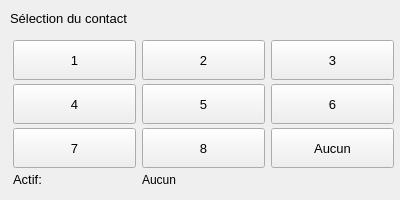
<?xml version="1.0" encoding="UTF-8"?>
<ui version="4.0">
 <class>ContactSelectWidget</class>
 <widget class="QFrame" name="ContactSelectWidget">
  <property name="geometry">
   <rect>
    <x>0</x>
    <y>0</y>
    <width>400</width>
    <height>200</height>
   </rect>
  </property>
  <property name="windowTitle">
   <string>Form</string>
  </property>
  <property name="frameShape">
   <enum>QFrame::NoFrame</enum>
  </property>
  <widget class="QLabel" name="label">
   <property name="geometry">
    <rect>
     <x>10</x>
     <y>10</y>
     <width>117</width>
     <height>17</height>
    </rect>
   </property>
   <property name="sizePolicy">
    <sizepolicy hsizetype="Minimum" vsizetype="Fixed">
     <horstretch>0</horstretch>
     <verstretch>0</verstretch>
    </sizepolicy>
   </property>
   <property name="font">
    <font>
     <pointsize>10</pointsize>
    </font>
   </property>
   <property name="text">
    <string>Sélection du contact</string>
   </property>
  </widget>
  <widget class="QWidget" name="layoutWidget">
   <property name="geometry">
    <rect>
     <x>3</x>
     <y>28</y>
     <width>401</width>
     <height>171</height>
    </rect>
   </property>
   <layout class="QGridLayout" name="gridLayout">
    <property name="leftMargin">
     <number>10</number>
    </property>
    <property name="topMargin">
     <number>10</number>
    </property>
    <property name="rightMargin">
     <number>10</number>
    </property>
    <property name="bottomMargin">
     <number>10</number>
    </property>
    <property name="verticalSpacing">
     <number>2</number>
    </property>
    <item row="0" column="0">
     <widget class="QPushButton" name="contact1PB">
      <property name="sizePolicy">
       <sizepolicy hsizetype="MinimumExpanding" vsizetype="Fixed">
        <horstretch>0</horstretch>
        <verstretch>0</verstretch>
       </sizepolicy>
      </property>
      <property name="minimumSize">
       <size>
        <width>70</width>
        <height>40</height>
       </size>
      </property>
      <property name="font">
       <font>
        <pointsize>10</pointsize>
       </font>
      </property>
      <property name="text">
       <string>1</string>
      </property>
     </widget>
    </item>
    <item row="0" column="1">
     <widget class="QPushButton" name="contact2PB">
      <property name="sizePolicy">
       <sizepolicy hsizetype="MinimumExpanding" vsizetype="Fixed">
        <horstretch>0</horstretch>
        <verstretch>0</verstretch>
       </sizepolicy>
      </property>
      <property name="minimumSize">
       <size>
        <width>70</width>
        <height>40</height>
       </size>
      </property>
      <property name="font">
       <font>
        <pointsize>10</pointsize>
       </font>
      </property>
      <property name="text">
       <string>2</string>
      </property>
     </widget>
    </item>
    <item row="0" column="2">
     <widget class="QPushButton" name="contact3PB">
      <property name="sizePolicy">
       <sizepolicy hsizetype="MinimumExpanding" vsizetype="Fixed">
        <horstretch>0</horstretch>
        <verstretch>0</verstretch>
       </sizepolicy>
      </property>
      <property name="minimumSize">
       <size>
        <width>70</width>
        <height>40</height>
       </size>
      </property>
      <property name="font">
       <font>
        <pointsize>10</pointsize>
       </font>
      </property>
      <property name="text">
       <string>3</string>
      </property>
     </widget>
    </item>
    <item row="1" column="0">
     <widget class="QPushButton" name="contact4PB">
      <property name="sizePolicy">
       <sizepolicy hsizetype="MinimumExpanding" vsizetype="Fixed">
        <horstretch>0</horstretch>
        <verstretch>0</verstretch>
       </sizepolicy>
      </property>
      <property name="minimumSize">
       <size>
        <width>70</width>
        <height>40</height>
       </size>
      </property>
      <property name="font">
       <font>
        <pointsize>10</pointsize>
       </font>
      </property>
      <property name="text">
       <string>4</string>
      </property>
     </widget>
    </item>
    <item row="1" column="1">
     <widget class="QPushButton" name="contact5PB">
      <property name="sizePolicy">
       <sizepolicy hsizetype="MinimumExpanding" vsizetype="Fixed">
        <horstretch>0</horstretch>
        <verstretch>0</verstretch>
       </sizepolicy>
      </property>
      <property name="minimumSize">
       <size>
        <width>70</width>
        <height>40</height>
       </size>
      </property>
      <property name="font">
       <font>
        <pointsize>10</pointsize>
       </font>
      </property>
      <property name="text">
       <string>5</string>
      </property>
     </widget>
    </item>
    <item row="1" column="2">
     <widget class="QPushButton" name="contact6PB">
      <property name="sizePolicy">
       <sizepolicy hsizetype="MinimumExpanding" vsizetype="Fixed">
        <horstretch>0</horstretch>
        <verstretch>0</verstretch>
       </sizepolicy>
      </property>
      <property name="minimumSize">
       <size>
        <width>70</width>
        <height>40</height>
       </size>
      </property>
      <property name="font">
       <font>
        <pointsize>10</pointsize>
       </font>
      </property>
      <property name="text">
       <string>6</string>
      </property>
     </widget>
    </item>
    <item row="2" column="0">
     <widget class="QPushButton" name="contact7PB">
      <property name="sizePolicy">
       <sizepolicy hsizetype="MinimumExpanding" vsizetype="Fixed">
        <horstretch>0</horstretch>
        <verstretch>0</verstretch>
       </sizepolicy>
      </property>
      <property name="minimumSize">
       <size>
        <width>70</width>
        <height>40</height>
       </size>
      </property>
      <property name="font">
       <font>
        <pointsize>10</pointsize>
       </font>
      </property>
      <property name="text">
       <string>7</string>
      </property>
     </widget>
    </item>
    <item row="2" column="1">
     <widget class="QPushButton" name="contact8PB">
      <property name="sizePolicy">
       <sizepolicy hsizetype="MinimumExpanding" vsizetype="Fixed">
        <horstretch>0</horstretch>
        <verstretch>0</verstretch>
       </sizepolicy>
      </property>
      <property name="minimumSize">
       <size>
        <width>70</width>
        <height>40</height>
       </size>
      </property>
      <property name="font">
       <font>
        <pointsize>10</pointsize>
       </font>
      </property>
      <property name="text">
       <string>8</string>
      </property>
     </widget>
    </item>
    <item row="2" column="2">
     <widget class="QPushButton" name="contactNonePB">
      <property name="sizePolicy">
       <sizepolicy hsizetype="MinimumExpanding" vsizetype="Fixed">
        <horstretch>0</horstretch>
        <verstretch>0</verstretch>
       </sizepolicy>
      </property>
      <property name="minimumSize">
       <size>
        <width>70</width>
        <height>40</height>
       </size>
      </property>
      <property name="font">
       <font>
        <pointsize>10</pointsize>
       </font>
      </property>
      <property name="text">
       <string>Aucun</string>
      </property>
     </widget>
    </item>
    <item row="3" column="0">
     <widget class="QLabel" name="label_2">
      <property name="sizePolicy">
       <sizepolicy hsizetype="Fixed" vsizetype="Fixed">
        <horstretch>0</horstretch>
        <verstretch>0</verstretch>
       </sizepolicy>
      </property>
      <property name="font">
       <font>
        <pointsize>10</pointsize>
       </font>
      </property>
      <property name="text">
       <string>Actif:</string>
      </property>
     </widget>
    </item>
    <item row="3" column="1">
     <widget class="QLabel" name="selectedContactLabel">
      <property name="text">
       <string>Aucun</string>
      </property>
     </widget>
    </item>
   </layout>
  </widget>
 </widget>
 <resources/>
 <connections/>
</ui>
